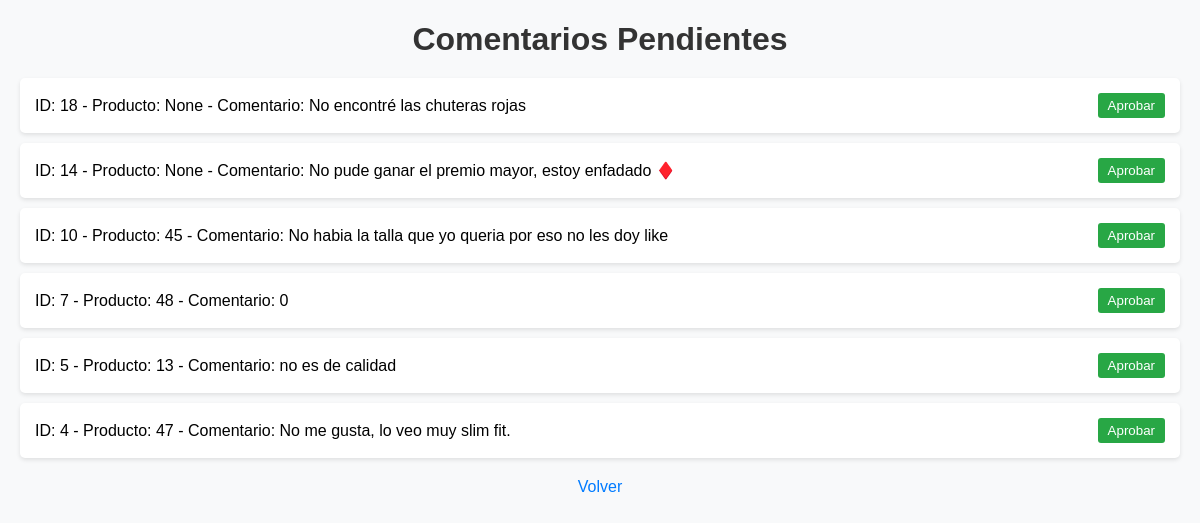
The app's page /moderar with its own data.
### tables this page shows
CREATE TABLE comentarios (id INTEGER PRIMARY KEY AUTOINCREMENT, usuario_id INTEGER, producto_id INTEGER, calificacion INTEGER CHECK(calificacion >= 1 AND calificacion <= 5), comentario TEXT CHECK(LENGTH(comentario) <= 250), aprobado BOOLEAN DEFAULT 0, fecha TIMESTAMP DEFAULT CURRENT_TIMESTAMP, FOREIGN KEY (usuario_id) REFERENCES usuarios(id), FOREIGN KEY (producto_id) REFERENCES productos(id));

### app.py (the view)
@app.route('/moderar')
def moderar():
    conn = get_db_connection()
    comentarios = conn.execute('SELECT * FROM comentarios WHERE aprobado = 0 ORDER BY fecha DESC').fetchall()
    conn.close()
    return render_template('moderar.html', comentarios=comentarios)

### database.py (called while the page is built)
def get_db_connection():
    conn = sqlite3.connect('tienda.db')
    conn.row_factory = sqlite3.Row
    return conn

### templates/moderar.html (shortened to what this page needs)
<!DOCTYPE html>
<html>
<head>
</head>
<body>
    <h1>Comentarios Pendientes</h1>
    <ul>
        {% for c in comentarios %}
        <li>ID: {{ c['id'] }} - Producto: {{ c['producto_id'] }} - Comentario: {{ c['comentario'] }}
            <form action="/aprobar/{{ c['id'] }}" method="post">
                <button type="submit">Aprobar</button>
            </form>
        </li>
        {% endfor %}
    </ul>
    <a href="/admin">Volver</a>
</body>
</html>

### templates/moderar.html (style rules this page uses)
body { font-family: Arial, sans-serif; margin: 20px; background-color: #f8f9fa; }
h1 { color: #333; text-align: center; margin-bottom: 20px; }
ul { list-style-type: none; padding: 0; }
li { background-color: #fff; padding: 15px; margin-bottom: 10px; border-radius: 5px; box-shadow: 0 2px 4px rgba(0,0,0,0.1); display: flex; justify-content: space-between; align-items: center; }
form { margin-left: 10px; }
button { background-color: #28a745; color: white; border: none; padding: 5px 10px; border-radius: 3px; cursor: pointer; }
a { display: block; text-align: center; margin-top: 20px; color: #007bff; text-decoration: none; }

### records on screen
comentarios: id "18", producto_id "None", comentario "No encontré las chuteras rojas"
comentarios: id "14", producto_id "None", comentario "No pude ganar el premio mayor, estoy enfadado ♦️"
comentarios: id "10", producto_id "45", comentario "No habia la talla que yo queria por eso no les doy like"
comentarios: id "7", producto_id "48", comentario "0"
comentarios: id "5", producto_id "13", comentario "no es de calidad"
comentarios: id "4", producto_id "47", comentario "No me gusta, lo veo muy slim fit."
